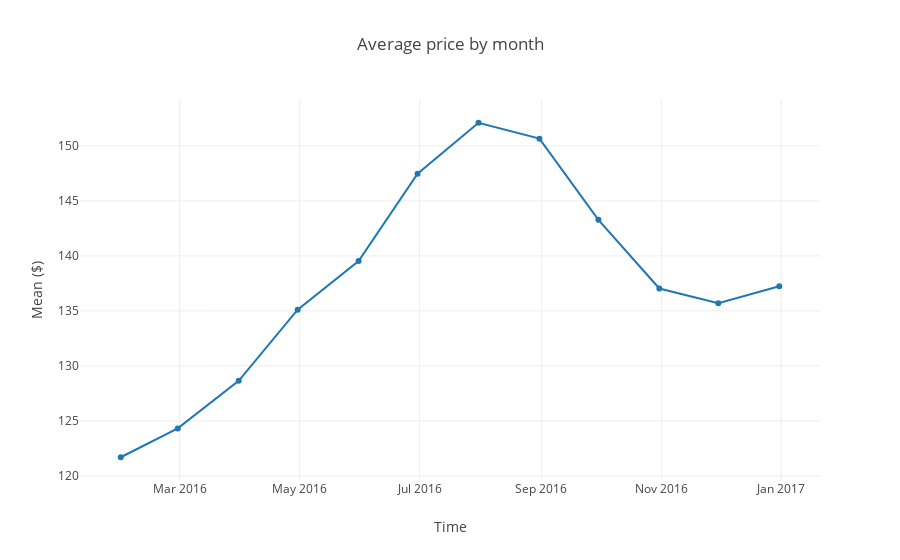

The code cell stored with this chart in its notebook:
### Code cell
# To view interactive plots, click link below : 
# https://nbviewer.jupyter.org/github/ntmai03/Airbnb/blob/master/AirbnbTimeSeriesAnalysis.ipynb

trace3 = go.Scatter(
    x = df2.index[:-1],
    y = df2.Average
)
data3 = [trace3]
layout = go.Layout(
    title = "Average price by month",
    xaxis  = dict(title = "Time"),
    yaxis = dict(title = "Mean ($)")
)

fig3 = go.Figure(data = data3, layout = layout)
offline.iplot(fig3)

### Figure 1 — Plotly figure (JSON) as saved in the notebook; plotly's stock layout.template omitted (floating-point values rounded to 4 significant figures)
{"data": [{"type": "scatter", "uid": "3449506e-dbdb-4277-b75c-16001cf94bcf", "x": ["2016-01-31", "2016-02-29", "2016-03-31", "2016-04-30", "2016-05-31", "2016-06-30", "2016-07-31", "2016-08-31", "2016-09-30", "2016-10-31", "2016-11-30", "2016-12-31"], "y": [121.7, 124.3, 128.6, 135.1, 139.5, 147.5, 152.1, 150.7, 143.3, 137.0, 135.7, 137.2, 136.8]}], "layout": {"title": {"text": "Average price by month"}, "xaxis": {"title": {"text": "Time"}}, "yaxis": {"title": {"text": "Mean ($)"}}}}
